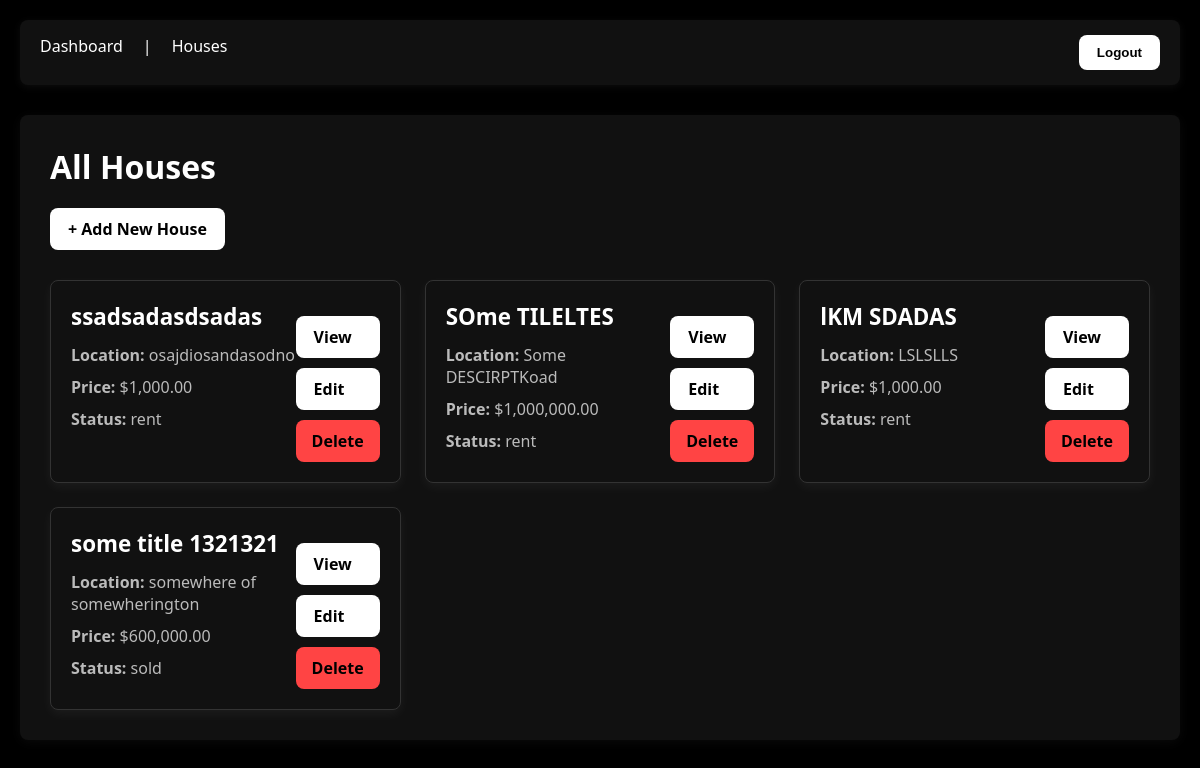
Page /houses/ (signed in) on the committed database.
### houses/models.py (models this page shows, shortened)
class House(models.Model):
    PROPERTY_TYPES = [
        ('house', 'House'),
        ('apartment', "Apartment"),
        ('condo',"Condo"),
        ('commercial','Commercial'),
        ('land','Land'),
    ]
    STATUS_CHOICES = [
        ('sale', 'Sale'),
        ('rent', 'Rent'),
        ('sold', 'Sold'),
        ('pending', 'Pending'),
    ]
    title = models.CharField(max_length=100)
    property_type = models.CharField(max_length=20, choices=PROPERTY_TYPES, default='apartment')
    price = models.DecimalField(max_digits=12, decimal_places=3, )
    status = models.CharField(max_length=10, choices=STATUS_CHOICES, default='rent')
    description = models.TextField(blank=True)
    address = models.TextField()
    latitude = models.DecimalField(max_digits=9, decimal_places=6, blank=True, null=True)
    longitude = models.DecimalField(max_digits=9, decimal_places=6, blank=True, null=True)
    bedrooms = models.PositiveIntegerField(default=3)
    bathrooms = models.PositiveIntegerField(default=1)
    lot_size = models.PositiveIntegerField()
    year_built = models.PositiveIntegerField(blank=True, null=True)
    floor_number = models.PositiveIntegerField(blank=True, null=True)
    total_floors = models.PositiveIntegerField(blank=True, null=True)
    parking_spaces = models.PositiveIntegerField(default=0)
    price = models.DecimalField(max_digits=15, decimal_places=2)
    main_image = models.ImageField(upload_to='houses/', blank=True, null=True)
    created_at = models.DateTimeField(auto_now_add=True)
    updated_at = models.DateTimeField(auto_now=True)
    agent = models.ForeignKey(
        settings.AUTH_USER_MODEL,
        on_delete=models.CASCADE,
        related_name='houses',
        )

### houses/views.py (the view)
# urls.py: path('', HouseListView.as_view(), name='list'),
class HouseListView(LoginRequiredMixin, ListView):
    model = House
    template_name = "houses/list.html"
    context_object_name = "houses"
    def get_queryset(self):
        return House.objects.filter(agent=self.request.user)

### houses/templates/houses/list.html (shortened to what this page needs)
{% extends 'base.html' %}
{% load humanize %}
{% load static %}
{% block extra_css %}
<link rel="stylesheet" href="{% static 'houses/css/list.css' %}">
{% endblock %}
{% block content %}
<h1>All Houses</h1>
<a href="{% url 'houses:create' %}" class="button">+ Add New House</a>
<div class="card-grid">
    {% for house in houses %}
    <div class="card">
        <div>
            <h2 class="card-title">{{ house.title }}</h2>
            <p><strong>Location:</strong> {{ house.address }}</p>
            <p><strong>Price:</strong> ${{ house.price|intcomma }}</p>
            <p><strong>Status:</strong> {{ house.status }}</p>
        </div>
        <div class="card-actions">
            <a href="{% url 'houses:detail' house.id %}" class="button">View</a>
            <a href="{% url 'houses:update' house.id %}" class="button">Edit</a>
            <a href="{% url 'houses:delete' house.id %}" class="button delete-button">Delete</a>
        </div>
    </div>
    {% empty %}
    <p class="text-center">No houses yet.</p>
    {% endfor %}
</div>
{% endblock %}

### static/css/style.css (style rules this page uses)
* { margin: 0; padding: 0; box-sizing: border-box; }
body { font-family: 'Segoe UI', Tahoma, Geneva, Verdana, sans-serif; background-color: #000000; color: #ffffff; padding: 20px; }
h1, h2 { color: #ffffff; margin-bottom: 20px; }
button, .button { background-color: #ffffff; color: #000000; padding: 10px 18px; border: none; border-radius: 8px; cursor: pointer; font-weight: 600; transition: background-color 0.2s ease; text-decoration: none; display: inline-block; }

### houses/static/houses/css/list.css (style rules this page uses)
.card-grid { display: grid; grid-template-columns: repeat(3, 1fr); gap: 24px; margin-top: 30px; }
.card { background-color: #111111; border: 1px solid #333333; border-radius: 8px; padding: 20px; box-shadow: 0 4px 12px rgba(255, 255, 255, 0.05); transition: transform 0.2s ease, box-shadow 0.2s ease; display: flex; flex-direction: row; justify-content: space-between; }
.card-title { font-size: 1.4rem; margin-bottom: 12px; color: #ffffff; }
.card p { margin-bottom: 10px; color: #bbbbbb; }
.card-actions { margin-top: auto; display: flex; flex-direction: column; gap: 10px; flex-wrap: wrap; justify-content: flex-end; }
.delete-button { background-color: #ff4444; color: #000000; border: none; border-radius: 8px; padding: 10px 16px; cursor: pointer; font-weight: 600; transition: background-color 0.2s ease; }

### rows in the picture
House: title "ssadsadasdsadas", address "osajdiosandasodno", price "1,000.00", status "rent"
House: title "SOme TILELTES", address "Some DESCIRPTKoad", price "1,000,000.00", status "rent"
House: title "lKM SDADAS", address "LSLSLLS", price "1,000.00", status "rent"
House: title "some title 1321321", address "somewhere of somewherington", price "600,000.00", status "sold"
